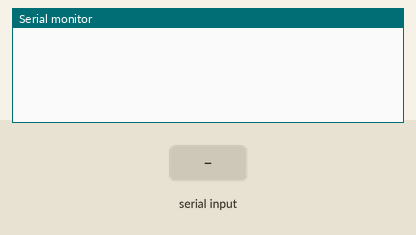
The sketch below on a simulated Arduino Uno, built with avr-gcc and run on an emulated ATmega328P. Parts: the last lines printed to the serial monitor. The inputs (shaded band) are chosen by the test bench.

Above: at 1.2 s.
1.3 s: "90,45\n" received over Serial
At 2.1 s:
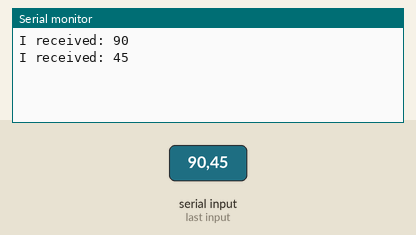
2.8 s: "30,150\n" received over Serial
At 5.0 s:
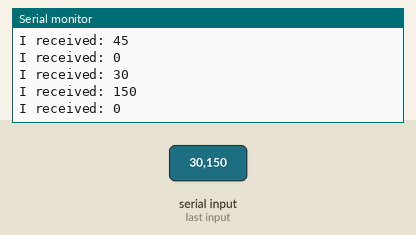
Timing chart, 0 to 6.5 s (numbered marks = the images above; inputs shaded):
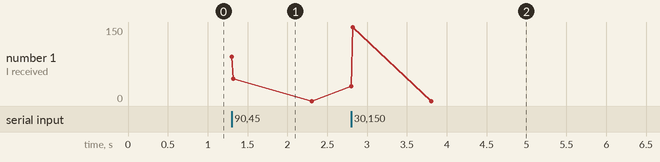

The sketch:

serial_test.ino
```cpp
int incomingByte = 0;   // for incoming serial data

void setup() {
        Serial.begin(9600);     // opens serial port, sets data rate to 9600 bps
}

void loop() {

        // send data only when you receive data:
        if (Serial.available() > 0) {
                // read the incoming byte:
                incomingByte = Serial.parseInt();//read();

                // say what you got:
                Serial.print("I received: ");
                Serial.println(incomingByte);
        }
}
```

Measured:
- after the input at 1.3 s, the serial monitor: prints a new line at once (image 1)
- after the input at 2.8 s, the serial monitor: prints a new line at once (image 2)
